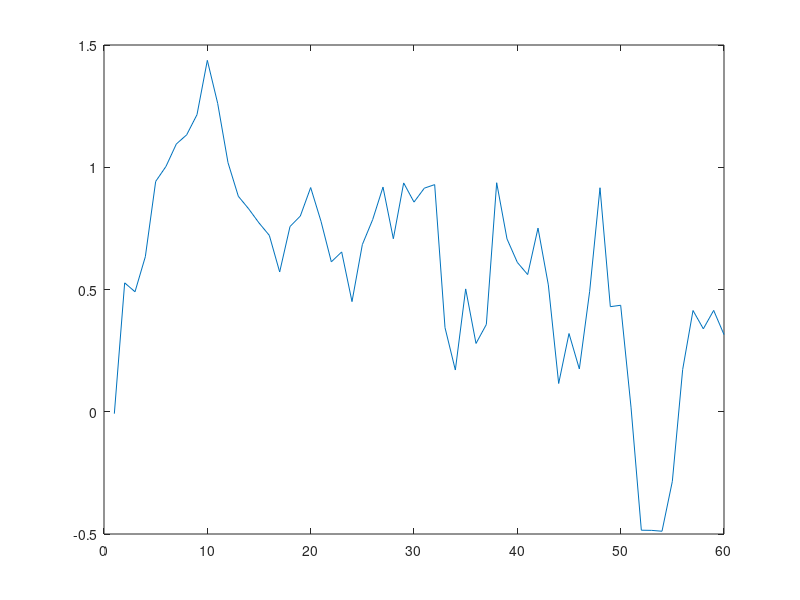

MATLAB code for this plot: (Note: this script raises an error after producing the figure.)
%% Question 2

clear;

cd 'C:\Users\ACER\OneDrive\QEM\Tercer semestre\Clases\Labor\Set6'

ybart=1;

rng(0,'twister');

ybar1=1+(sqrt(0.38))*randn(1000,1);

selection=unidrnd(1000);

y1=ybar1(selection);


z=nan(60,1);

z(1)=y1-1;

z1=z(1);

gamma=0.96;
sigma2epsilon=0.045;

for j=2:60
    z(j)=gamma*z(j-1)+(sqrt(sigma2epsilon))*randn(1,1);
end

plot(z)

%% Aproximation of the process through a Markov Chain

[y,p]=tauchen(0.99,0.045,18);

[zmarkov,ind]=mcdraws(y,p,60,z1,500);

subplot(1,2,1)
plot(z); grid on;
xlabel('Length','Interpreter','latex','fontsize',12)
ylabel('z','Interpreter','latex','fontsize',12)
%set(gca,'Color',[0 0.4470 0.7410])

subplot(1,2,2)
plot(zmarkov); grid on;
xlabel('Length','Interpreter','latex','fontsize',12)
ylabel('zmarkov','Interpreter','latex','fontsize',12)
%set(gca,'Color',[0 0.4470 0.7410])

plot(zmarkov)

